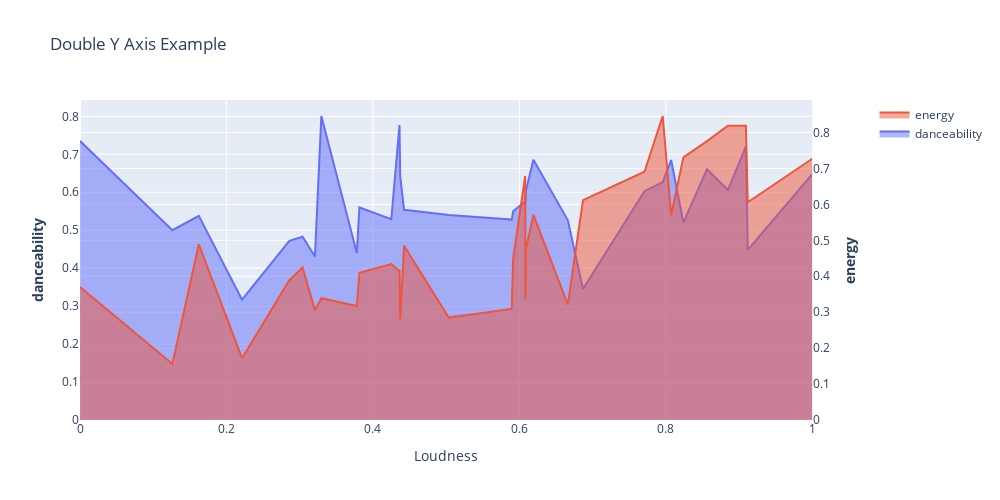

This figure's notebook cell:
### Code cell
import plotly.graph_objects as go
from plotly.subplots import make_subplots

# Create figure with secondary y-axis
fig = make_subplots(specs=[[{"secondary_y": True}]])

# Add traces
fig.add_trace(
    go.Scatter(x=df['loudness'], y=df['danceability'], name="danceability", fill='tonexty'),
    secondary_y=False
)

fig.add_trace(
    go.Scatter(x=df['loudness'], y=df['energy'], name="energy", fill='tonexty'),
    secondary_y=True
)

# Add figure title
fig.update_layout(
    title_text="Double Y Axis Example"
)

# Set x-axis title
fig.update_xaxes(title_text="Loudness")

# Set y-axes titles
fig.update_yaxes(title_text="<b>danceability</b>", secondary_y=False)
fig.update_yaxes(title_text="<b>energy</b>", secondary_y=True)

fig.update_layout(
    width=1000,
    height=500,
)

fig.show()

### Figure 1 — Plotly figure (JSON) as saved in the notebook; plotly's stock layout.template omitted (floating-point values rounded to 4 significant figures)
{"data": [{"fill": "tonexty", "name": "danceability", "type": "scatter", "x": [0, 0.1262, 0.1622, 0.2213, 0.2859, 0.304, 0.3208, 0.3296, 0.378, 0.3816, 0.4251, 0.4363, 0.4373, 0.4425, 0.5035, 0.5896, 0.5915, 0.608, 0.6085, 0.6088, 0.6192, 0.6662, 0.6869, 0.7709, 0.7958, 0.8073, 0.824, 0.8563, 0.8848, 0.9093, 0.9119, 1], "xaxis": "x", "y": [0.735, 0.5, 0.538, 0.317, 0.472, 0.483, 0.431, 0.801, 0.44, 0.56, 0.529, 0.777, 0.641, 0.554, 0.54, 0.528, 0.55, 0.576, 0.572, 0.603, 0.686, 0.526, 0.345, 0.603, 0.627, 0.685, 0.52, 0.661, 0.606, 0.72, 0.448, 0.648], "yaxis": "y"}, {"fill": "tonexty", "name": "energy", "type": "scatter", "x": [0, 0.1262, 0.1622, 0.2213, 0.2859, 0.304, 0.3208, 0.3296, 0.378, 0.3816, 0.4251, 0.4363, 0.4373, 0.4425, 0.5035, 0.5896, 0.5915, 0.608, 0.6085, 0.6088, 0.6192, 0.6662, 0.6869, 0.7709, 0.7958, 0.8073, 0.824, 0.8563, 0.8848, 0.9093, 0.9119, 1], "xaxis": "x", "y": [0.37, 0.156, 0.489, 0.172, 0.389, 0.424, 0.305, 0.339, 0.317, 0.41, 0.434, 0.415, 0.28, 0.485, 0.285, 0.309, 0.448, 0.679, 0.336, 0.473, 0.571, 0.321, 0.612, 0.691, 0.846, 0.57, 0.731, 0.776, 0.819, 0.819, 0.606, 0.727], "yaxis": "y2"}], "layout": {"height": 500, "title": {"text": "Double Y Axis Example"}, "width": 1000, "xaxis": {"anchor": "y", "autorange": true, "domain": [0, 0.94], "range": [0, 1], "title": {"text": "Loudness"}, "type": "linear"}, "yaxis": {"anchor": "x", "autorange": true, "domain": [0, 1], "range": [0, 0.8432], "title": {"text": "<b>danceability</b>"}, "type": "linear"}, "yaxis2": {"anchor": "x", "autorange": true, "overlaying": "y", "range": [0, 0.8905], "side": "right", "title": {"text": "<b>energy</b>"}, "type": "linear"}}}
